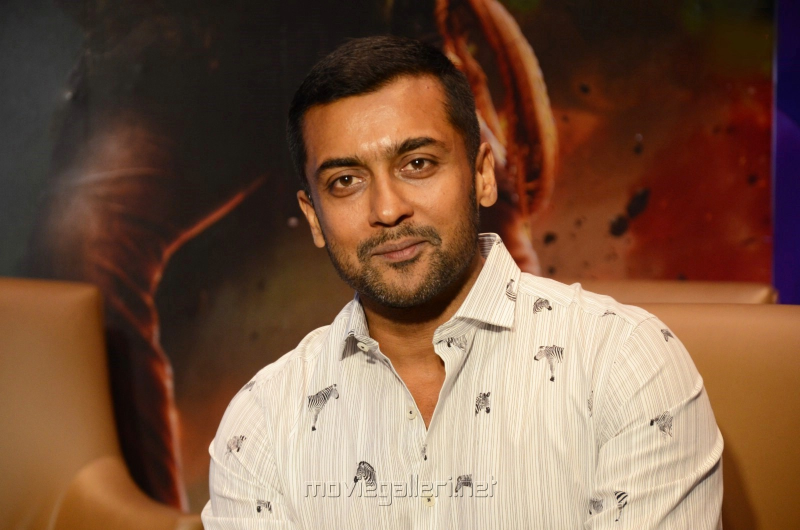
#> input picture actor_surya/Actor-Suriya-New-Images-@-Bandobast-Movie-Interview-09196f9.jpg, 1600 x 1060 px, given in place of H264?ch=1&subtype=0, which was not available (shown at 1/2 size)
$ python face_test.py
#> lines starting #> are read from the running program, lines starting #| are printed output that depends on the picture; pictures that were not available may be replaced by others from this repository, and a replacement may not be noted
### VideoCamera.py
import glob
import cv2
from face_utils import *
from FaceDetector import FaceDetector

detector = FaceDetector('Cascades/haarcascade_frontalface_default.xml')

class VideoCamera(object):
    def __init__(self, index=0):  # 'rtsp://admin:123456@192.168.1.22/H264?ch=1&subtype=0'
        self.index = index
        self.video = cv2.VideoCapture(index)
        self.video.set(3,1280)
        self.video.set(4,720)
        print(str(self.video.isOpened()))

    def __del__(self):
        self.video.release()

    def get_frame(self, in_grayScale=False):
#> called with in_grayScale = True
        ret, frame = self.video.read()
#> frame is the input picture: shape (1060, 1600, 3); mean B, G, R 67.9, 89, 122
        if in_grayScale:
            frame = cv2.cvtColor(frame, cv2.COLOR_BGR2GRAY)
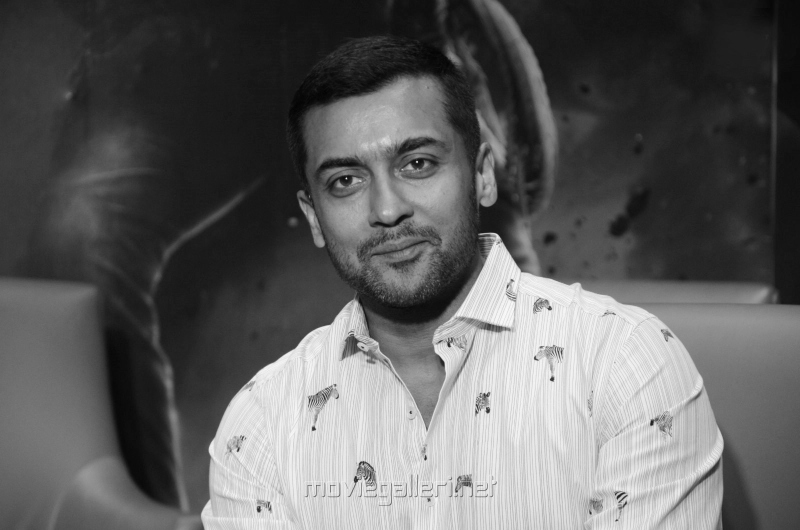
#> frame: shape (1060, 1600) (shown at 1/2 size); min 2, max 253, mean 96.5
        return frame

    # [10 lines left out: function Image2Face, not called in this run]

### FaceDetector.py
import cv2

class FaceDetector(object):
    def __init__(self, xml_path):
        self.xml_path = xml_path
        self.classifier = cv2.CascadeClassifier(self.xml_path)
        print('class initiated')

    def detect(self, image):
        scale_factor = 1.2
        min_neighbors = 5
        min_size = (30, 30)
        biggest_only = True

        flag = cv2.CASCADE_FIND_BIGGEST_OBJECT | \
               cv2.CASCADE_DO_ROUGH_SEARCH if biggest_only else \
            cv2.CASCADE_SCALE_IMAGE

        faces_coord = self.classifier.detectMultiScale(
            image,
            scaleFactor=scale_factor,
            minNeighbors=min_neighbors,
            flags=flag
        )
#> faces_coord = [[554, 174, 429, 429]]
        return faces_coord

### face_test.py
from VideoCamera import VideoCamera
from FaceDetector import FaceDetector
from face_utils import *
from time import sleep as delay
import cv2

webcam = VideoCamera('rtsp://admin:123456@192.168.1.22/H264?ch=1&subtype=0')
detector = FaceDetector('Cascades/haarcascade_frontalface_default.xml')
while True:
    frame = webcam.get_frame(True)
    faces_coord = detector.detect(frame)
#> faces_coord = [[554, 174, 429, 429]]
    if len(faces_coord):
#> (the run stopped early here; a loop or call above may not have finished)

$ run again, on actor_surya/1408605028_Suriyas-Anjaan.jpg
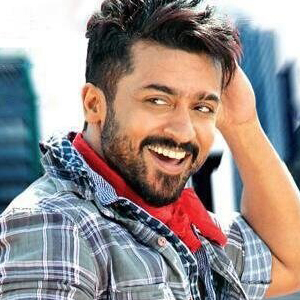
#> input picture actor_surya/1408605028_Suriyas-Anjaan.jpg, 300 x 300 px, given in place of H264?ch=1&subtype=0, which was not available
#> in get_frame, frame is the input picture: shape (300, 300, 3); mean B, G, R 139, 141.2, 152.4
#> in get_frame, `frame = cv2.cvtColor(frame, cv2.COLOR_BGR2GRAY)`:
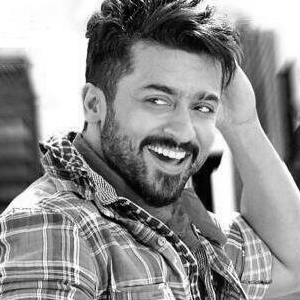
#> frame: shape (300, 300); min 0, max 255, mean 144.3
#> in detect, `faces_coord = self.classifier.detectMultiScale( image, scaleFactor=sca..`: faces_coord = [[103, 51, 133, 133]]

$ run again, on actor_surya/1479899069fcfc7f8e5311836552abec.jpg
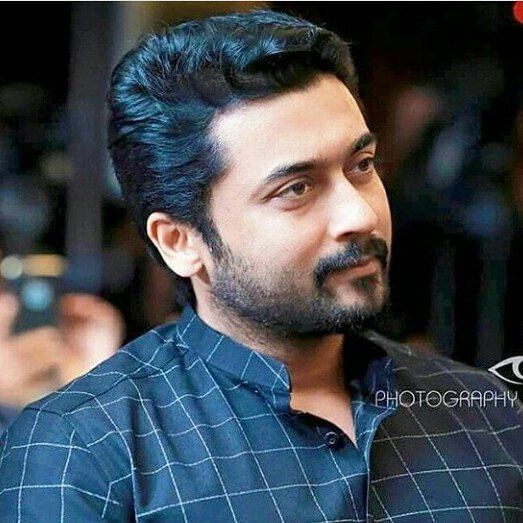
#> input picture actor_surya/1479899069fcfc7f8e5311836552abec.jpg, 523 x 523 px, given in place of H264?ch=1&subtype=0, which was not available
#> in get_frame, frame is the input picture: shape (523, 523, 3); mean B, G, R 80.5, 73.4, 66.5
#> in get_frame, `frame = cv2.cvtColor(frame, cv2.COLOR_BGR2GRAY)`:
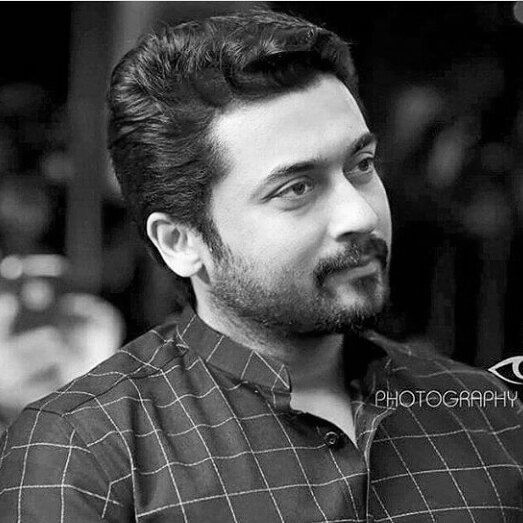
#> frame: shape (523, 523); min 0, max 255, mean 72.1
#> in detect, `faces_coord = self.classifier.detectMultiScale( image, scaleFactor=sca..`: faces_coord = ()

$ run again, on actor_surya/17135_thumb_665.jpg
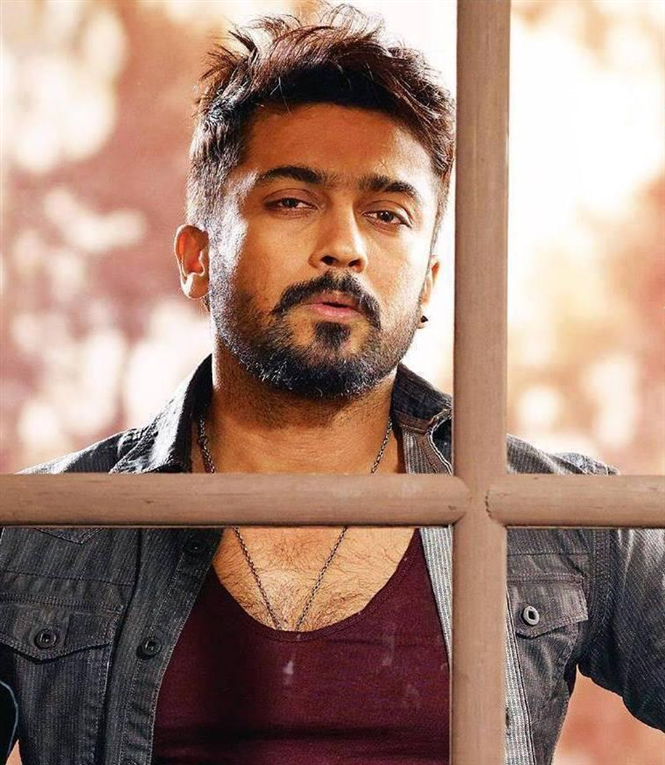
#> input picture actor_surya/17135_thumb_665.jpg, 665 x 765 px, given in place of H264?ch=1&subtype=0, which was not available
#> in get_frame, frame is the input picture: shape (765, 665, 3); mean B, G, R 116.4, 130.3, 162.2
#> in get_frame, `frame = cv2.cvtColor(frame, cv2.COLOR_BGR2GRAY)`:
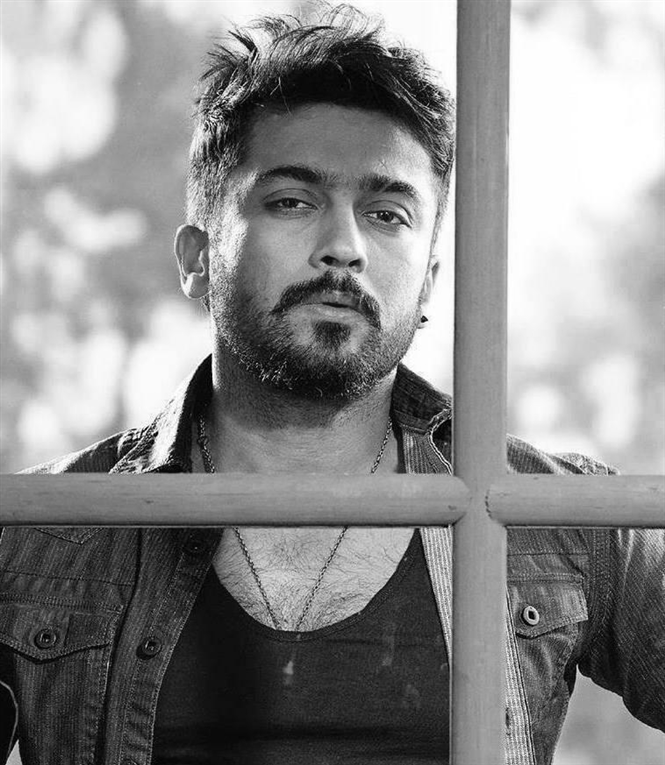
#> frame: shape (765, 665); min 0, max 255, mean 138.3
#> in detect, `faces_coord = self.classifier.detectMultiScale( image, scaleFactor=sca..`: faces_coord = [[207, 101, 260, 260]]
